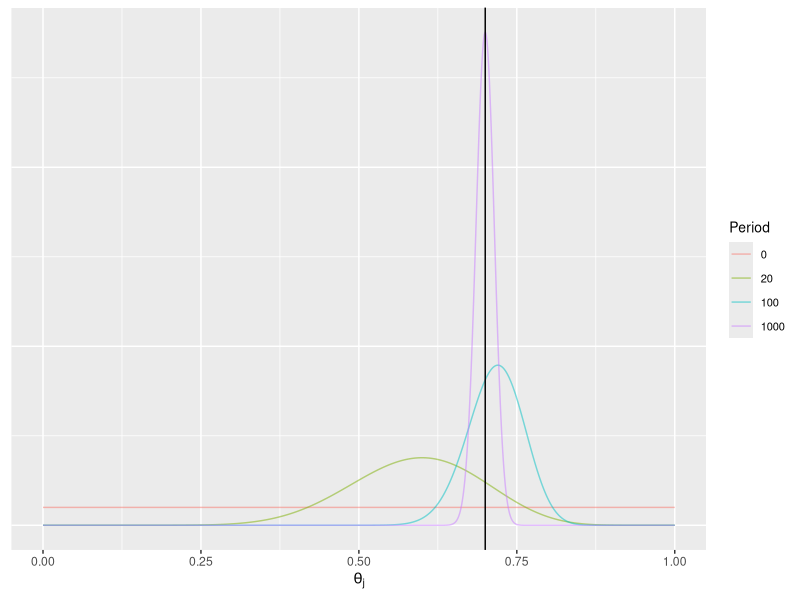
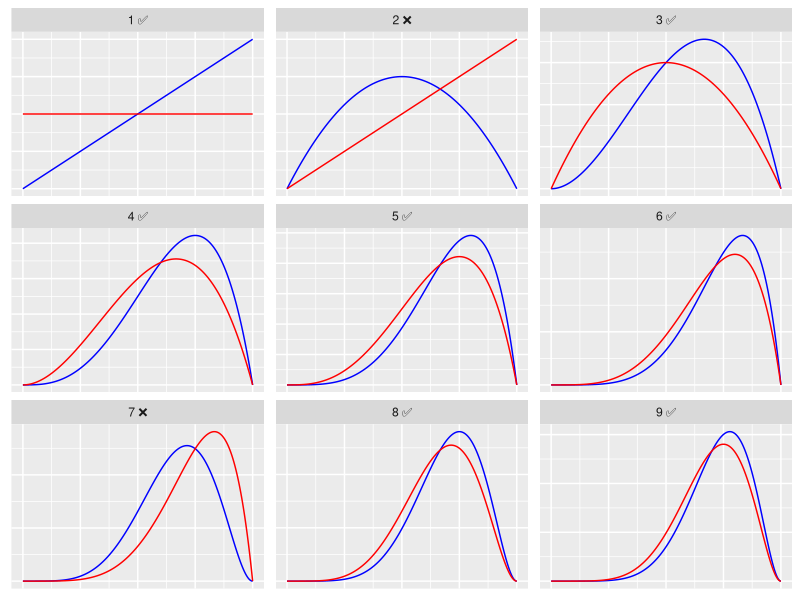
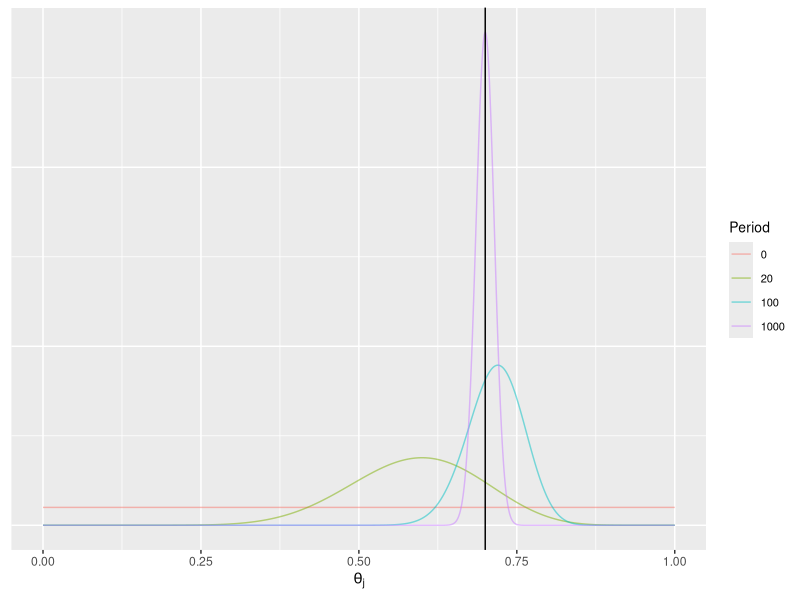
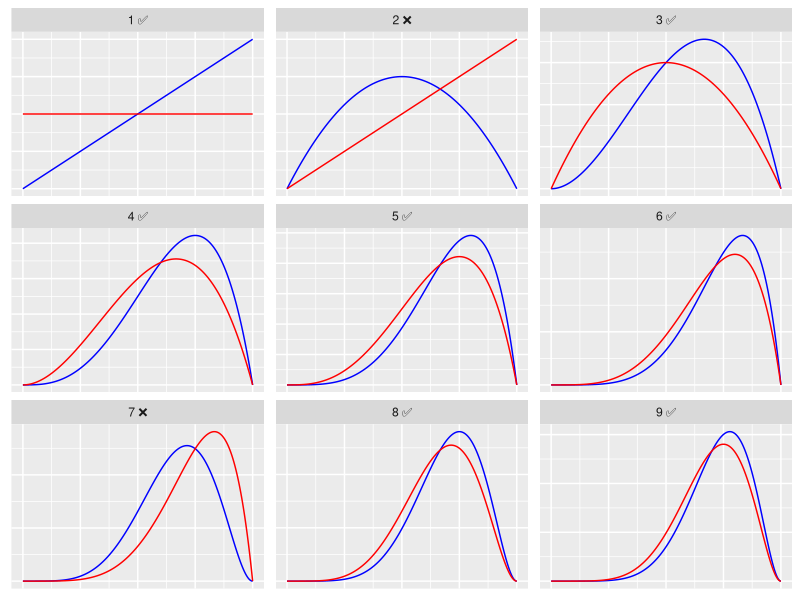

These figures' R source, in order:
library(tidyverse)

set.seed(555)

FIGS_FOLDER <- fs::path("figs")

PURCHASE_PROBABILITY <- 0.7
PARAM_VALUES <- seq(0, 1, length = 1000)
ALPHA_PRIOR = 1
BETA_PRIOR = 1

# Starting point
prior <- tibble(
  alpha = ALPHA_PRIOR,
  beta = BETA_PRIOR,
  period = 0,
  purchase = NA,
  points = list(tibble(
    x = PARAM_VALUES, y = dbeta(PARAM_VALUES, alpha, beta)
  ))
)

# Simulations
posteriors <-
  tibble(purchase = rbinom(1000, 1, PURCHASE_PROBABILITY)) %>%
  mutate(
    period = row_number(),
    alpha = cumsum(purchase) + ALPHA_PRIOR,
    beta = period - cumsum(purchase) + BETA_PRIOR
  ) %>%
  mutate(points = map2(alpha, beta, function(alpha, beta)
    tibble(
      x = PARAM_VALUES, y = dbeta(PARAM_VALUES, alpha, beta)
    )))

simulation <- bind_rows(prior, posteriors) %>%
  unnest(points)

simulation %>%
  group_by(period) %>%
  summarise(alpha = max(alpha), beta = max(beta)) %>%
  mutate(mean = alpha / (alpha + beta))

bayesian_updating <- simulation %>%
  filter(period %in% c(0, 20, 100, 1000)) %>%
  ggplot(aes(x, y, color = factor(period))) +
  geom_line(alpha = 1 / 2) +
  scale_y_continuous() +
  geom_vline(xintercept = PURCHASE_PROBABILITY) +
  labs(x = expression(theta[j]),
       y = NULL,
       color = 'Period') +
  theme(
    axis.text.y = element_blank(),
    axis.ticks.y = element_blank(),
    legend.title = element_text(size = 10),
    legend.text = element_text(size = 8)
  )
bayesian_updating
ggsave(
  plot = bayesian_updating,
  FIGS_FOLDER / 'bayesian_updating.png',
  width = 10,
  height = 6,
  units = 'cm'
)


bayesian_updating2 <- bind_rows(prior, posteriors) %>%
  mutate(prior = lag(points), posterior = points) %>%
  select(-points) %>%
  filter(period %in% 1:9) %>%
  mutate(posterior = map(posterior, function(posterior) {
    colnames(posterior) <- c('x_posterior', 'y_posterior')
    return(posterior)
  }),
  period = paste(period, if_else(as.logical(purchase), "✅", "❌"))) %>%
  unnest(c(prior, posterior)) %>%
  ggplot() +
  geom_line(aes(x_posterior, y_posterior), color = 'blue') +
  geom_line(aes(x, y), color = 'red') +
  labs(y = NULL, x = NULL) +
  theme(
    axis.text.y = element_blank(),
    axis.ticks.y = element_blank(),
    axis.text.x = element_blank(),
    axis.ticks.x = element_blank()
  ) +
  facet_wrap( ~ period, scales = 'free_y')
bayesian_updating2
ggsave(
  plot = bayesian_updating2,
  FIGS_FOLDER / 'bayesian_updating2.png',
  width = 13,
  height = 10,
  units = 'cm'
)
